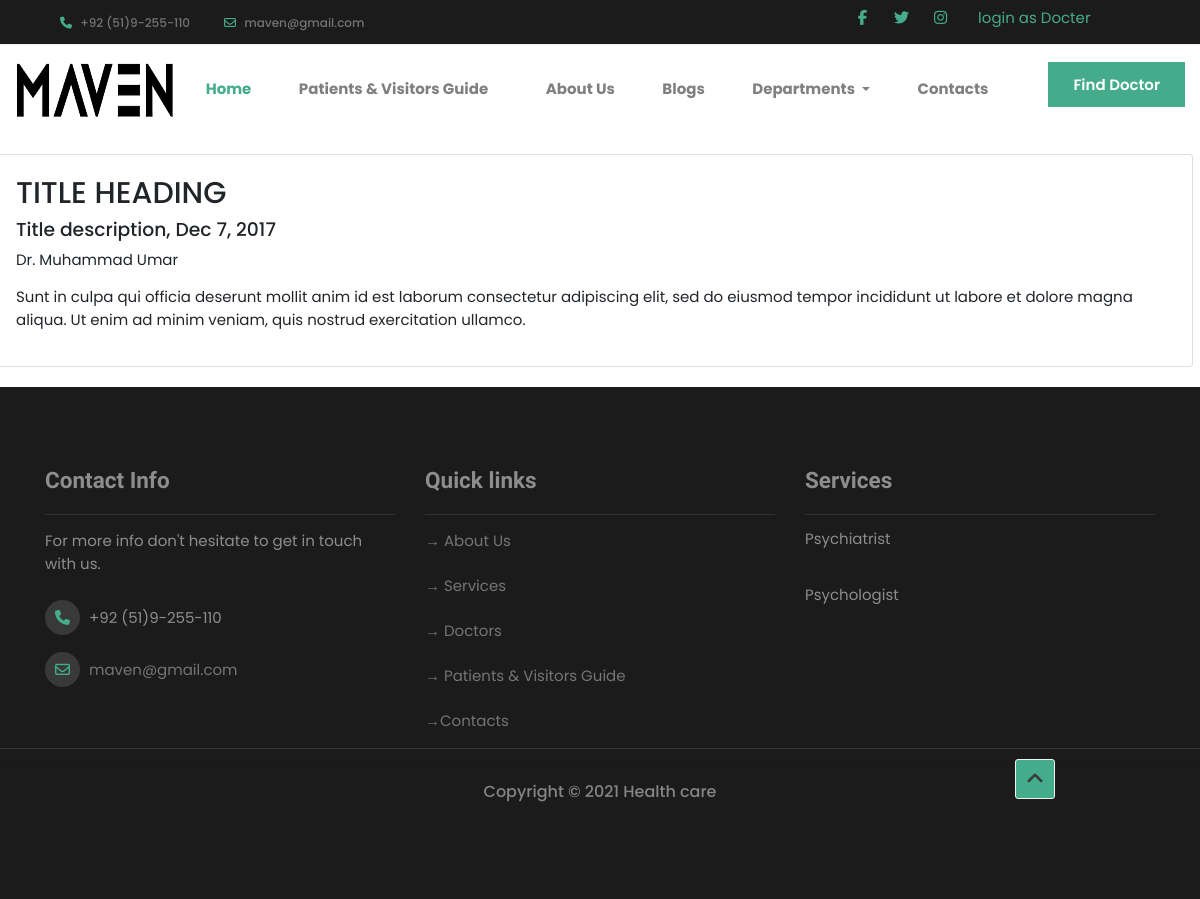
The page /blogs/ on the database as committed earlier.
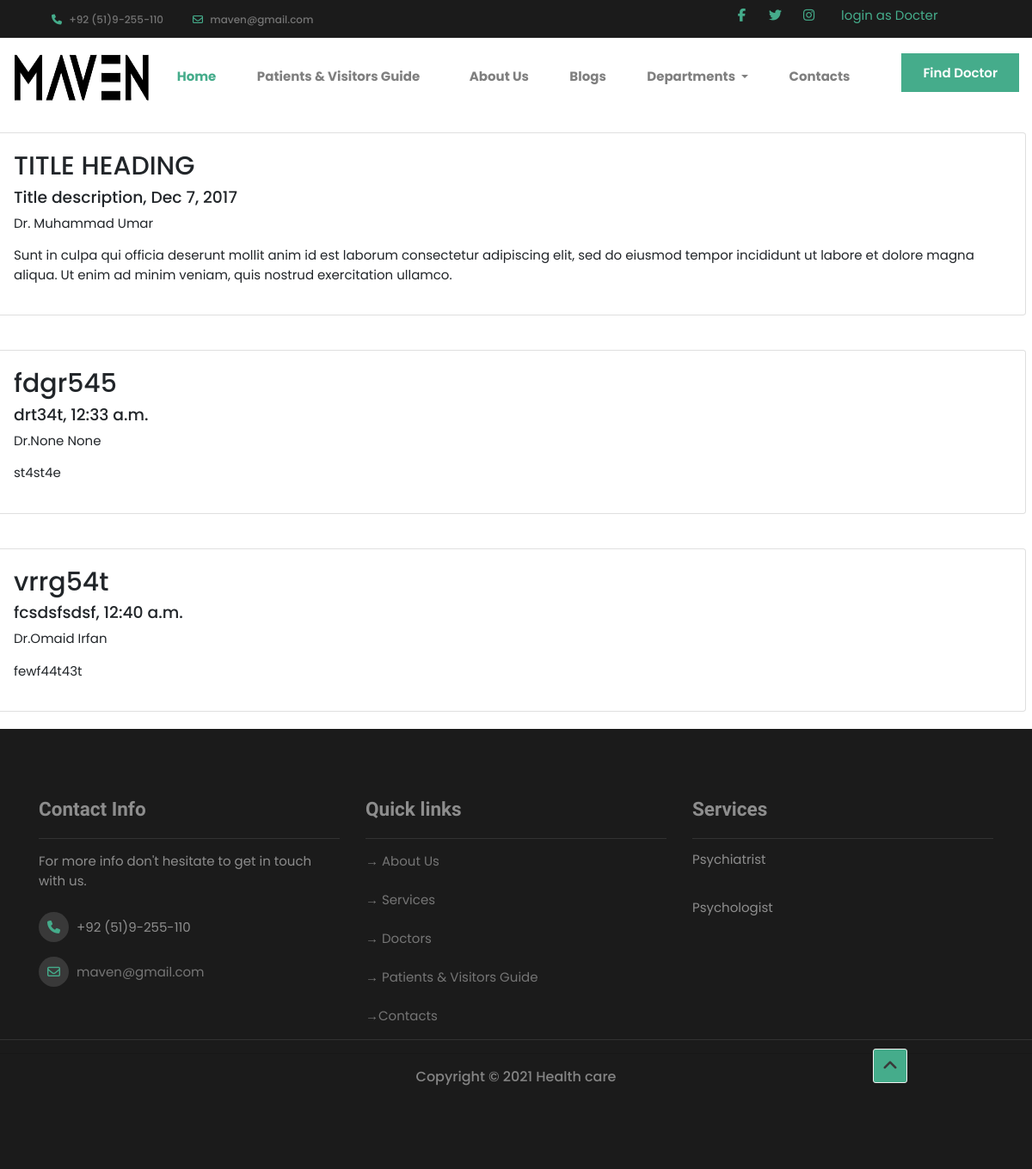
The same page on the database as committed later.
### hospital/models.py (models this page shows)
class Blogs(models.Model):
    title = models.CharField(max_length=20)
    description = models.CharField(max_length=20)
    blog = models.TextField(max_length=20)
    author = models.CharField(max_length=20)
    date = models.TimeField(auto_now=True)

### hospital/views.py (the view)
# urls.py: path('blogs/',views.blogs_view,name = 'blogs'),
def blogs_view(request):
    blogs = Blogs.objects.all()
    context = {
        'blogs': blogs
    }
    return render(request, 'patient/blogs.html', context=context)

### hospital/templates/patient/blogs.html (shortened to what this page needs)
{% load bootstrap4 %}
{% load static%}
{% block content %}
<!DOCTYPE html>
<html lang="en">
<head>
    {% block styles %}
    {% bootstrap_css %}
    <link rel="stylesheet" href="{% static 'css/base.css' %}">
    <link rel="stylesheet" href="https://unpkg.com/aos@next/dist/aos.css" />
    {% endblock %}
</head>
<body>
    <header style="background-color: #1b1b1b; color: rgba(255, 255, 255, 0.501);">
        <div class="container">
            <div class="row" >
                <div class="col-md-8 col-sm-7 text-align-right">
                    <span class="phone-icon"><i class="fa fa-phone"></i> +92 (51)9-255-110</span>
                    <span class="email-icon"><i class="fa fa-envelope-o"></i> <a href="#" style="text-decoration: none;">maven@gmail.com</a></span>
                </div>
                <div class="col-md-4 col-sm-5">
                    <ul class="social-icon">
                        <li><a href="#" class="fa fa-facebook"></a></li>
                        <li><a href="#" class="fa fa-twitter"></a></li>
                        <li><a href="#" class="fa fa-instagram"></a></li>
                        <li><a href="{% url 'login' %}">login as Docter</a></li>
                    </ul>
                </div>
            </div>
        </div><br>
    </header>
    <div>
        <nav class="navbar navbar-expand-lg navbar-light" style="background-color:#ffff;">
            <a class="navbar-brand" href="#"><img id="logo" src="{% static 'media/images/maven-logo.png' %}" alt="logo"></a>
            <div class="collapse navbar-collapse justify-content-between" id="navbarSupportedContent">
                <ul class="navbar-nav ml-auto">
                    <li class="nav-item active">
                        <a class="nav-link" href="{% url 'index' %}"
                            style="font-weight: bold; padding-right: 40px; font-family: 'Poppins', sans-serif;color: #45ac8b;">Home</a>
                    </li>
                    <li class="nav-item">
                        <a class="nav-link" href="{% url 'index' %}"
                            style="font-weight: bold; padding-right: 50px; font-family: 'Poppins', sans-serif;">Patients & Visitors Guide</a>
                    </li>
                    <li class="nav-item">
                        <a class="nav-link" href="{% url 'index' %}"
                            style="font-weight: bold; padding-right: 40px; font-family: 'Poppins', sans-serif;">About Us</a>
                    </li>
                    <li class="nav-item">
                        <a class="nav-link" href="{% url 'blogs' %}"
                            style="font-weight: bold; padding-right: 40px; font-family: 'Poppins', sans-serif;">Blogs</a>
                    </li>
                    <li class="nav-item dropdown">
                        <a class="nav-link dropdown-toggle" href="#" id="navbarDropdown" role="button"
                            data-toggle="dropdown" aria-haspopup="true" aria-expanded="false"
                            style="font-weight: bold; padding-right: 40px;font-family: 'Poppins', sans-serif;">
                            Departments
                        </a>
                    </li>
                    <li class="nav-item">
                        <a class="nav-link" href="#CONTACT"
                            style="font-weight: bold;padding-right: 40px;font-family: 'Poppins', sans-serif;">Contacts</a>
                    </li>
                   <li class="appointment-btn" style="font-family: 'Poppins', sans-serif;" ><a href="{% url 'user_doctors' %}">Find Doctor</a></li>
                </ul>
            </div>
        </nav>
    </div>
    <div class="row">
        <div class="leftcolumn">
            <div class="card">
              <h2>TITLE HEADING</h2>
              <h5>Title description, Dec 7, 2017</h5>
              <p>Dr. Muhammad Umar</p>
              <p>Sunt in culpa qui officia deserunt mollit anim id est laborum consectetur adipiscing elit, sed do eiusmod tempor incididunt ut labore et dolore magna aliqua. Ut enim ad minim veniam, quis nostrud exercitation ullamco.</p>
            </div>
        </div>
    </div>
    {% for blog in blogs %}
        <div class="row">
            <div class="leftcolumn">
                <div class="card">
                  <h2>{{blog.title}}</h2>
                  <h5>{{blog.description}}, {{blog.date}}</h5>
                  <p>{{blog.author}}</p>
                  <p>{{blog.blog}}</p>
                </div>
            </div>
        </div>
    {% endfor %}
     <footer style="background-color: #1b1b1b; color: rgba(255, 255, 255, 0.501);" >
        <div class="container" >
             <div class="row" >
                  <div class="col-md-4 col-sm-4" data-aos="fade-right" data-aos-delay="900">
                       <div class="footer-thumb">
                            <h4 id="CONTACT" style="font-weight: 900;font-family: 'RocknRoll One', sans-serif;">Contact Info</h4> <hr style="background-color: rgba(255, 255, 255, 0.124);">
                            <p>For more info don't hesitate to get in touch with us.</p>
                            <div class="contact-info">
                                <p><i class="fa fa-phone" style="color: #45ac8b"></i> +92 (51)9-255-110</p>
                                <p><i class="fa fa-envelope-o" style="color: #45ac8b"></i> <a href="#" style="text-decoration: none;">maven@gmail.com</a></p>
                            </div>
                       </div>
                  </div>
                  <div class="col-md-4 col-sm-4" data-aos="fade-right" data-aos-delay="600">
                       <div class="footer-thumb">
                            <h4 style="font-weight: 900;font-family: 'RocknRoll One', sans-serif;" >Quick links </h4> <hr style="background-color: rgba(255, 255, 255, 0.124);">
                            <li style="list-style: none; color: black;"><a href="#ABOUT" style="text-decoration: none;"> &#8594; About Us  </a></li> <br>
                            <li style="list-style: none; color: black;"><a href="{% url 'user_departments' %}" style="text-decoration: none;"> &#8594; Services </a></li><br>
                              <li style="list-style: none; color: black;"><a href="{% url 'user_doctors' %}" style="text-decoration: none;"> &#8594; Doctors </a></li> <br>
                              <li style="list-style: none; color: black;"><a href="#guide" style="text-decoration: none;"> &#8594; Patients & Visitors Guide </a></li> <br>
                              <li style="list-style: none; color: black;"><a href="#CONTACT" style="text-decoration: none;"> &#8594;Contacts </a></li>
                       </div>
                  </div>
                  <div class="col-md-4 col-sm-4" data-aos="fade-right" data-aos-delay="300">
                       <div class="footer-thumb">
                            <div class="opening-hours">
                                 <h4 style="font-weight: 900;font-family: 'RocknRoll One', sans-serif;"> Services</h4> <hr style="background-color: rgba(255, 255, 255, 0.124);">
                                    <p>Psychiatrist</p> <br>
                                    <p>Psychologist</p> <br>
                            </div>
                    </div>
                </div>
               </div>
            </div>
            <hr style="background-color: rgba(255, 255, 255, 0.124);">
        <hr>
        <div class="copyright-text">
            <p style="text-align: center; margin-top: 2px; font-size: medium;">Copyright &copy; 2021 Health care</p>
        </div>
        <div class="col-md-2 col-sm-2 text-align-center">
            <div class="angle-up-btn">
                <a href="#top" class="smoothScroll wow fadeInUp" data-wow-delay="2s"><i class="fa fa-angle-up"></i></a>
            </div>
        </div>
    </footer>
</body>
</html>
{% endblock %}

### static/css/base.css (style rules this page uses)
html, body { font-family: 'Poppins'; font-size: 15px; line-height: 1.5; box-sizing: border-box; margin: 0; top: 0; left: 0; }
li.appointment-btn { margin-left: 5px; margin: 3px 0 0 20px; }
li.appointment-btn a { background: #45ac8b; color: #ffffff; font-weight: 600; padding-top: 12px; padding-bottom: 12px; padding-left: 25px; padding-right: 25px; text-decoration: none; }
#logo { height: 65px; width: 160px; }
header { background: #ffffff; border-bottom: 1px solid #f2f2f2; display: flex; height: 45px; }
header .col-md-8 { padding-right: 0; }
header p, header span { font-size: 12px; line-height: 24px; padding-top: 12px; }
header a, header span { color: #747474; }
header span { font-weight: 500; display: inline-block; padding: 11px 15px; }
header span i { color: #45ac8b; margin-right: 5px; }
footer { padding-top: 80px; padding-bottom: 40px; }
footer h4 { padding-bottom: 5px; }
footer a { color: #757575; }
.contact-info { padding-top: 10px; }
.contact-info .fa { background: #393939; border-radius: 100%; color: #ffffff; font-size: 15px; width: 35px; height: 35px; line-height: 35px; text-align: center; margin-right: 5px; margin-bottom: 2px; }
.opening-hours p { line-height: 18px; }
.copyright-text p, .footer-link a { color: #858585; font-size: 12px; font-weight: 500; }
.angle-up-btn { position: relative; bottom: 4em; display: block; }
.angle-up-btn a { background: #45ac8b; border: 1px solid #f2f2f2; border-radius: 3px; font-size: 20px; color: #393939; display: inline-block; text-align: center; width: 40px; height: 40px; line-height: 38px; transition: transform 0.1s ease-in; transform: translateX(0); margin-left: 1000px; }
.social-icon li { display: inline-block; list-style: none; }
.social-icon li a { border-radius: 100px; color: #45ac8b; font-size: 15px; width: 35px; height: 35px; line-height: 35px; text-decoration: none; text-align: center; transition: all 0.4s ease-in-out; position: relative; }

### hospital/templates/patient/blogs.html (style rules this page uses)
.leftcolumn { width: 99%; }
.card { background-color: white; padding: 20px; margin-top: 20px; margin-bottom: 20px; margin: 20px 10px 20px 10px; }
.row:after { content: ""; display: table; clear: both; }

Rows that differ between the two databases and show on the page:
added Blogs: title "fdgr545", description "drt34t", date "12:33 a.m.", author "Dr.None None", blog "st4st4e"
added Blogs: title "vrrg54t", description "fcsdsfsdsf", date "12:40 a.m.", author "Dr.Omaid Irfan", blog "fewf44t43t"
